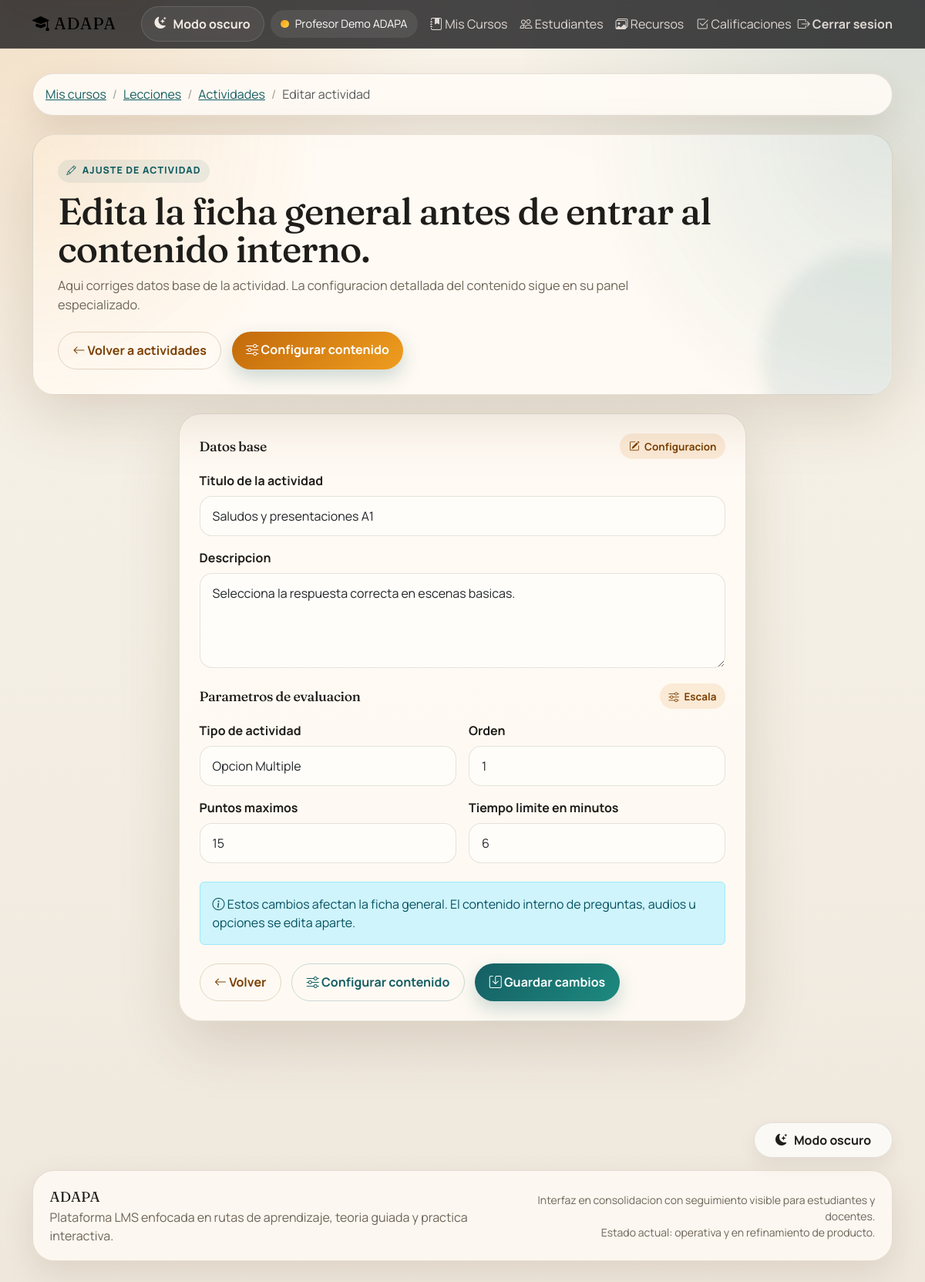
The app's page /profesor/actividad/edit/73 (signed in) with its own data.
### tables this page shows
CREATE TABLE `actividades` (
  `id` int(11) NOT NULL AUTO_INCREMENT,
  `leccion_id` int(11) NOT NULL,
  `titulo` varchar(255) NOT NULL,
  `descripcion` text DEFAULT NULL,
  `tipo_actividad` enum('opcion_multiple','verdadero_falso','completar','arrastrar_soltar','ensayo','codigo','proyecto','respuesta_corta','respuesta_larga','ordenar_palabras','completar_espacios','completar_oracion','emparejamiento','pronunciacion','escritura','escucha') DEFAULT NULL,
  `instrucciones` text NOT NULL,
  `contenido` longtext NOT NULL COMMENT 'JSON con preguntas, opciones, respuestas correctas',
  `puntos_maximos` int(11) NOT NULL DEFAULT 100,
  `tiempo_limite_minutos` int(11) DEFAULT NULL,
  `intentos_permitidos` int(11) NOT NULL DEFAULT 3,
  `es_calificable` tinyint(1) NOT NULL DEFAULT 1,
  `orden` int(11) NOT NULL DEFAULT 0,
  `estado` enum('borrador','activa','archivada') NOT NULL DEFAULT 'borrador',
  `fecha_creacion` timestamp NOT NULL DEFAULT current_timestamp(),
  `fecha_actualizacion` timestamp NOT NULL DEFAULT current_timestamp() ON UPDATE current_timestamp(),
  PRIMARY KEY (`id`),
  KEY `leccion_id` (`leccion_id`),
  KEY `idx_actividades_orden` (`leccion_id`,`orden`),
  CONSTRAINT `actividades_ibfk_1` FOREIGN KEY (`leccion_id`) REFERENCES `lecciones` (`id`) ON DELETE CASCADE
);

### views/profesor/actividades/edit.php (the view, shortened to what the rows shown need)
<?php require_once __DIR__ . '/../../partials/header.php'; ?>
<div class="container">
    <nav aria-label="breadcrumb" class="mb-4">
        <ol class="breadcrumb">
            <li class="breadcrumb-item"><a href="<?php echo url('/profesor/cursos'); ?>">Mis cursos</a></li>
            <li class="breadcrumb-item"><a href="<?php echo url('/profesor/cursos/' . $leccion->curso_id . '/lecciones'); ?>">Lecciones</a></li>
            <li class="breadcrumb-item"><a href="<?php echo url('/profesor/lecciones/' . $leccion->id . '/actividades'); ?>">Actividades</a></li>
            <li class="breadcrumb-item active" aria-current="page">Editar actividad</li>
        </ol>
    </nav>
    <section class="page-hero mb-4">
        <span class="eyebrow"><i class="bi bi-pencil"></i> Ajuste de actividad</span>
        <h1 class="page-title">Edita la ficha general antes de entrar al contenido interno.</h1>
        <p class="page-subtitle">
            Aqui corriges datos base de la actividad. La configuracion detallada del contenido sigue en su panel especializado.
        </p>
        <div class="hero-actions">
            <a href="<?php echo url('/profesor/lecciones/' . $leccion->id . '/actividades'); ?>" class="btn btn-outline-secondary">
                <i class="bi bi-arrow-left"></i> Volver a actividades
            </a>
            <a href="<?php echo url('/profesor/actividad/' . $actividad->id . '/configurar'); ?>" class="btn btn-success">
                <i class="bi bi-sliders"></i> Configurar contenido
            </a>
        </div>
    </section>
    <div class="row justify-content-center">
        <div class="col-xl-8 col-lg-9">
            <div class="form-shell">
                <div class="card-body">
                    <form method="POST">
                        <section class="form-section">
                            <div class="section-title">
                                <h2 class="form-section-title">Datos base</h2>
                                <span class="soft-badge"><i class="bi bi-pencil-square"></i> Configuracion</span>
                            </div>
                            <div class="mb-3">
                                <label for="titulo" class="form-label">Titulo de la actividad</label>
                                <input type="text" class="form-control" id="titulo" name="titulo" required value="<?php echo htmlspecialchars($actividad->titulo); ?>">
                            </div>
                            <div class="mb-3">
                                <label for="descripcion" class="form-label">Descripcion</label>
                                <textarea class="form-control" id="descripcion" name="descripcion" rows="4" required><?php echo htmlspecialchars($actividad->descripcion); ?></textarea>
                            </div>
                        </section>
                        <section class="form-section">
                            <div class="section-title">
                                <h2 class="form-section-title">Parametros de evaluacion</h2>
                                <span class="soft-badge"><i class="bi bi-sliders"></i> Escala</span>
                            </div>
                            <div class="row g-3">
                                <div class="col-md-6">
                                    <label for="tipo_actividad" class="form-label">Tipo de actividad</label>
                                    <select class="form-select" id="tipo_actividad" name="tipo_actividad" required>
                                        <?php foreach ($tipos_actividad as $tipo => $label): ?>
                                            <option value="<?php echo htmlspecialchars($tipo); ?>" <?php echo $actividad->tipo_actividad === $tipo ? 'selected' : ''; ?>>
                                                <?php echo htmlspecialchars($label); ?>
                                            </option>
                                        <?php endforeach; ?>
                                    </select>
                                </div>
                                <div class="col-md-6">
                                    <label for="orden" class="form-label">Orden</label>
                                    <input type="number" class="form-control" id="orden" name="orden" min="1" required value="<?php echo htmlspecialchars($actividad->orden); ?>">
                                </div>
                                <div class="col-md-6">
                                    <label for="puntos_maximos" class="form-label">Puntos maximos</label>
                                    <input type="number" class="form-control" id="puntos_maximos" name="puntos_maximos" min="1" required value="<?php echo htmlspecialchars($actividad->puntos_maximos); ?>">
                                </div>
                                <div class="col-md-6">
                                    <label for="tiempo_limite_minutos" class="form-label">Tiempo limite en minutos</label>
                                    <input type="number" class="form-control" id="tiempo_limite_minutos" name="tiempo_limite_minutos" min="1" required value="<?php echo htmlspecialchars($actividad->tiempo_limite_minutos); ?>">
                                </div>
                            </div>
                        </section>
                        <div class="alert alert-info mt-4" role="alert">
                            <i class="bi bi-info-circle"></i>
                            Estos cambios afectan la ficha general. El contenido interno de preguntas, audios u opciones se edita aparte.
                        </div>
                        <div class="responsive-actions mt-4">
                            <a href="<?php echo url('/profesor/lecciones/' . $leccion->id . '/actividades'); ?>" class="btn btn-outline-secondary">
                                <i class="bi bi-arrow-left"></i> Volver
                            </a>
                            <a href="<?php echo url('/profesor/actividad/' . $actividad->id . '/configurar'); ?>" class="btn btn-outline-primary">
                                <i class="bi bi-sliders"></i> Configurar contenido
                            </a>
                            <button type="submit" class="btn btn-primary">
                                <i class="bi bi-save"></i> Guardar cambios
                            </button>
                        </div>
                    </form>
                </div>
            </div>
        </div>
    </div>
</div>
<?php require_once __DIR__ . '/../../partials/footer.php'; ?>

### core/Router.php (shortened to what the rows shown need)
<?php
class Router {
    private $routes = [];
    private $basePath;
    public function __construct() {
        $this->basePath = BASE_URL;
    }
    public function add($method, $route, $controller, $action) {
        $this->routes[$method][$route] = ['controller' => $controller, 'action' => $action];
    }
    public function dispatch($uri, $method) {
        $uri = $this->removeBasePath($uri);
        foreach ($this->routes[$method] as $route => $routeInfo) {
            $pattern = preg_replace('/\{[^}]+\}/', '([^/]+)', $route);
            $pattern = '#^' . $pattern . '$#';
            if (preg_match($pattern, $uri, $matches)) {
                array_shift($matches);
                $action = $routeInfo['action'];
                $controllerInstance = new $controllerClass();
                if (method_exists($controllerInstance, $action)) {
                    call_user_func_array([$controllerInstance, $action], $matches);
                } else {
                    http_response_code(404);
                    echo "404 Method Not Found";
                }
                return;
            }
        }
    }
    private function removeBasePath($uri) {
        if (strpos($uri, $this->basePath) === 0) {
            $uri = substr($uri, strlen($this->basePath));
        }
        return $uri;
    }
}

### records on screen
actividades: titulo "Saludos y presentaciones A1", descripcion "Selecciona la respuesta correcta en escenas basicas.", tipo_actividad "Opcion Multiple", orden "1", puntos_maximos "15", tiempo_limite_minutos "6"
